Frame 1 (no input): blank canvas, image omitted
Frame 60 (no input): blank canvas, image omitted
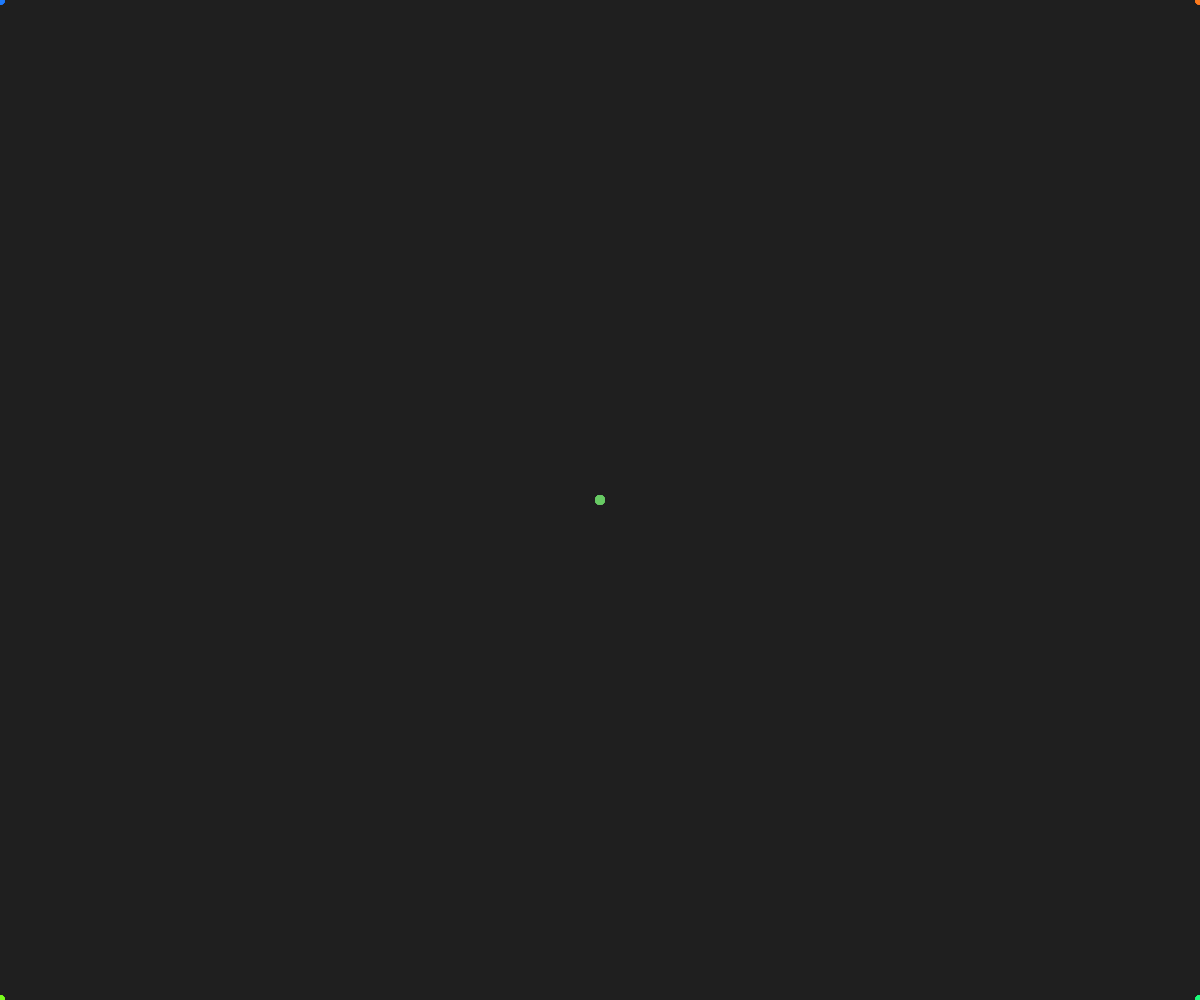
Frame 120 (the mouse pressed at the canvas centre since frame 60)

The p5.js sketch whose frames 1 and 60 were blank and that drew this single picture after the mouse press (run headless with seeded random() and noise() and a simulated clock; from frame 60 on, the mouse is pressed at the canvas centre):

// p5.js sketch
// ── sketch.js
function setup() {
  createCanvas(windowWidth, windowHeight); // フルスクリーン
  background(31);
}

function draw() {
  noStroke();
  fill(31, 127, 255, 50);
  circle(mouseX, mouseY, 10);
  fill(255, 127, 31, 50);
  circle(width - mouseX, mouseY, 10);
  fill(127, 255, 31, 50);
  circle(mouseX, height - mouseY, 10);
  fill(31, 255, 127, 50);
  circle(width - mouseX, height - mouseY, 10);
}
